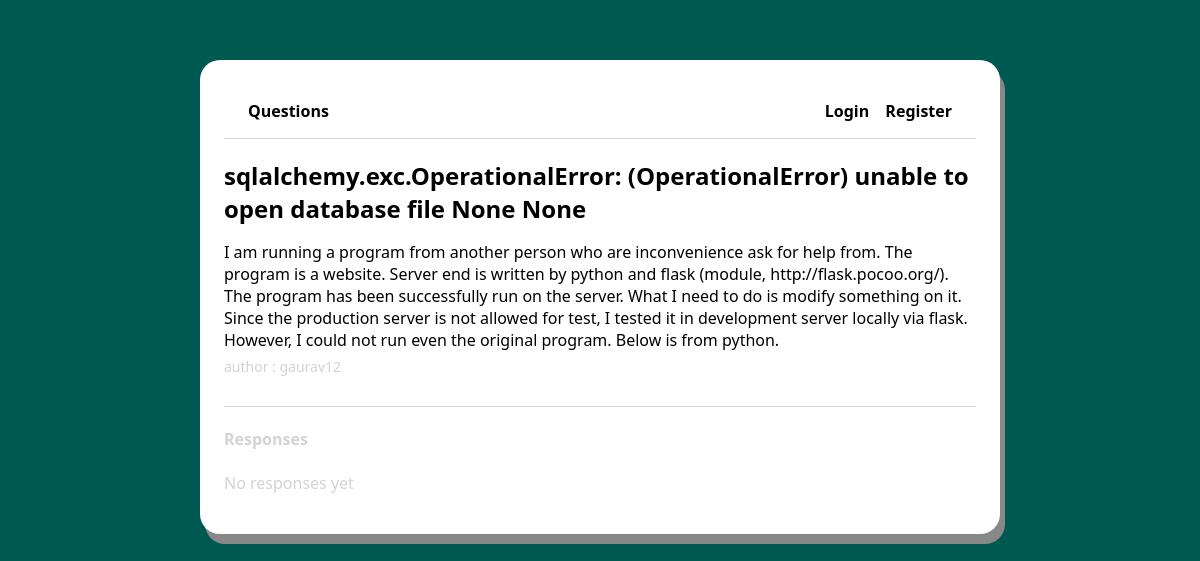
Screenshot of /question/3 with the database file from the repository.
### app/models.py (models this page shows, shortened)
class Question(models.Model):
    author = models.ForeignKey(User, null=False,on_delete=models.CASCADE)
    title = models.CharField(max_length=200, null=False)
    body = models.TextField(null=False)
    created_at = models.DateField(auto_now_add=True)
    updated_at = models.DateField(auto_now=True)

### app/views.py (the view, shortened to what this page needs)
# urls.py: path('question/<int:id>', views.questionPage, name='question'),
def questionPage(request, id):
    response_form = NewResponseForm()
    reply_form = NewReplyForm()
    question = Question.objects.get(id=id)
    context = {
        'question': question,
        'response_form': response_form,
        'reply_form': reply_form,
    }
    return render(request, 'question.html', context)

### app/templates/question.html (shortened to what this page needs)
{% extends 'layout/page.html' %}
{% block content %}
<div class="page question-page">
<h2 class="question-title">{{question.title}}</h2>
<p class="question-body">{{question.body}}</p>
<span class="question-author">author : {{question.author.username}}</span>
<div class="responses-container">
  <h4 class="responses-container-heading">Responses</h4>
  {% if not question.responses.all %}
    <p class="no-responses-text">No responses yet</p>
  {% else %}
    {% for response in question.get_responses %}
      {% include 'components/response.html' with response=response %}
    {% endfor %}
  {% endif %}
</div>
</div>
{% endblock %}

### app/static/css/styles.css (style rules this page uses)
html, body { font-family: Segoe UI; background-color: #005950; }
*, *::after, *::before { box-sizing: border-box; }
.page { display: flex; flex-direction: column; }
.question-title { font-weight: 900; margin: 20px auto 0 auto; }
.question-body { margin-bottom: 6px; }
.question-author { font-size: 14px; color: lightgray; }
.responses-container { border-top: 1px solid lightgray; margin-top: 30px; }
.responses-container-heading { color: lightgray; }
.no-responses-text { color: lightgray; }

### rows the page displays
Question: title "sqlalchemy.exc.OperationalError: (OperationalError) unable to open database file None None", body "I am running a program from another person who are inconvenience ask for help from. The program is a website. Server end is written by python and flask (module, http://flask.pocoo.org/). The program has been successfully run on the server. What I need to do is modify something on it. Since the production server is not allowed for test, I tested it in development server locally via flask. However, I could not run even the original program. Below is from python.", author.username "gaurav12"
